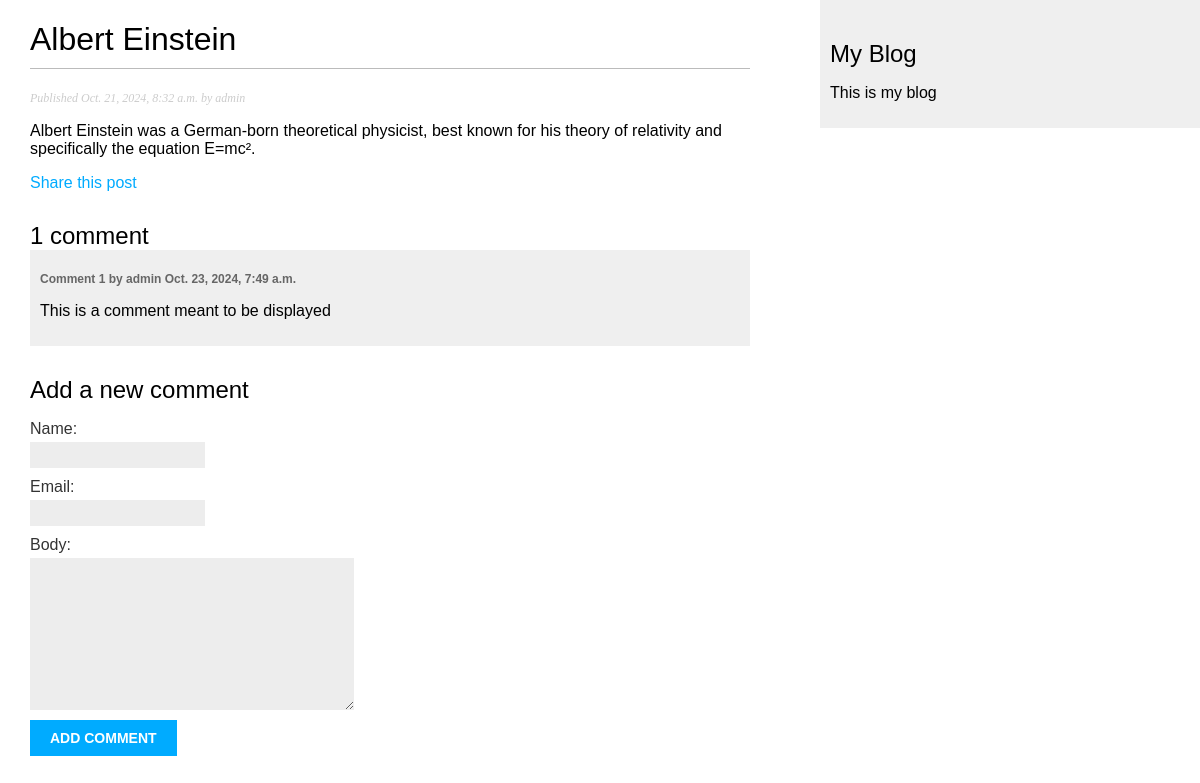
/blog/2024/10/21/albert-einstein, run on the app's committed database.
### blog/models.py (models this page shows, shortened)
class Post(models.Model) :
    class Status(models.TextChoices):
        DRAFT = 'DF', 'Draft'
        PUBLISHED = 'PB', 'Published'
    title = models.CharField(max_length=250)
    slug = models.SlugField(max_length=250,
                            unique_for_date='publish')
    author = models.ForeignKey(User,
                               on_delete=models.CASCADE,
                               related_name='blog_posts')
    body = models.TextField()
    publish = models.DateTimeField(default=timezone.now)
    created = models.DateTimeField(auto_now_add=True)
    updated = models.DateTimeField(auto_now=True)
    status = models.CharField(max_length=2,
                              choices=Status.choices,
                              default=Status.DRAFT)
    objects = models.Manager()
    published = PublishedManager()
    class Meta:
        ordering = ["-publish"]
        indexes = [
            models.Index(fields=["-publish"])
        ]

class Comment(models.Model):
    post = models.ForeignKey(Post,
                             on_delete=models.CASCADE,
                             related_name='comments')
    name = models.CharField(max_length=80)
    email = models.EmailField()
    body = models.TextField()
    created = models.DateTimeField(auto_now_add=True)
    updated = models.DateTimeField(auto_now=True)
    active = models.BooleanField(default=True)
    class Meta:
        ordering = ['created']
        indexes = [
            models.Index(fields=['created']),
        ]

### blog/views.py (the view)
# urls.py: path('<int:year>/<int:month>/<int:day>/<slug:post>', views.post_detail,
def post_detail(request, year, month, day, post):
    post = get_object_or_404(Post,
                            status= Post.Status.PUBLISHED,
                            slug = post,
                            publish__year = year,
                            publish__month = month,
                            publish__day = day)
    comments = post.comments.filter(active=True)
    form = CommentForm()
    return render(request,
                  'blog/post/detail.html',
                  {'post': post,
                   'comments': comments,
                   'form': form})

### blog/forms.py
class CommentForm(forms.ModelForm):
    class Meta:
        model = Comment
        fields = ['name', 'email', 'body']

### blog/templates/blog/post/detail.html (shortened to what this page needs)
{% extends "blog/base.html" %}
{% block content %}
    <h1> {{post.title}} </h1>
    <p class="date">
        Published {{post.publish}} by {{ post.author}}
    </p>
    {{ post.body|linebreaks}}
    <p>
        <a href="{% url "blog:post_share" post.id %}">Share this post</a>
    </p>
    {% with comments.count as total_comments %}
    <h2>
        {{ total_comments }} comment{{ total_comments|pluralize}}
    </h2>
    {% endwith %}
    {% for comment in comments %}
        <div class="comment">
            <p class="info">
                Comment {{ forloop.counter }} by {{ comment.name }} {{ comment.created }}
            </p>
            {{ comment.body |linebreaks }}
        </div>
    {% empty %}
        <p>There are no comments.</p>
    {% endfor %}
    {% include "blog/post/includes/comment_form.html" %}
{% endblock %}

### blog/static/css/blog.css (style rules this page uses)
body { margin:0; padding:0; font-family:helvetica, sans-serif; }
a { color:#00abff; text-decoration:none; }
h1 { font-weight:normal; border-bottom:1px solid #bbb; padding:0 0 10px 0; }
h2 { font-weight:normal; margin:30px 0 0; }
p.date { color:#ccc; font-family: georgia, serif; font-size: 12px; font-style: italic; }
label { float:left; clear:both; color:#333; margin-bottom:4px; }
input, textarea { clear:both; float:left; margin:0 0 10px; background:#ededed; border:0; padding:6px 10px; font-size:12px; }
.comment { padding:10px; }
.comment:nth-child(even) { background:#efefef; }
.comment .info { font-weight:bold; font-size:12px; color:#666; }

### data on the page
Post: title "Albert Einstein", publish "Oct. 21, 2024, 8:32 a.m.", author "admin", body "Albert Einstein was a German-born theoretical physicist, best known for his theory of relativity and specifically the equation E=mc²."
Comment: name "admin", created "Oct. 23, 2024, 7:49 a.m.", body "This is a comment meant to be displayed"

### other printed values
{{ total_comments }} "1"
